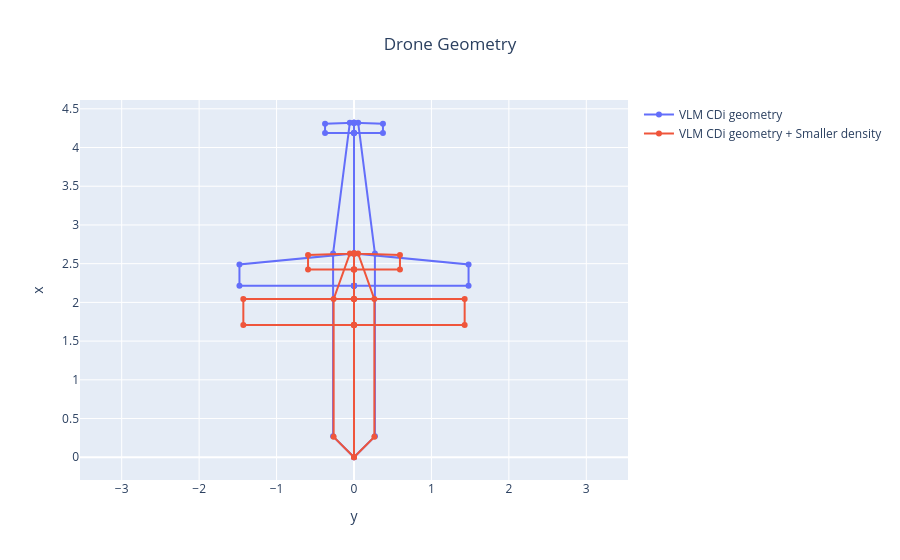

The notebook cell saved with this chart:
### Markdown cell above
## 3. Analysis and plots

You can now use postprocessing plots to visualize the results of the MDO.

### Code cell
fig = fixedwing_geometry_plot(OUTPUT_FILE,name="VLM CDi geometry")
# fig = fixedwing_geometry_plot(pth.join(WORK_FOLDER_PATH, "problem_outputs.xml"), name="Raymer's CDi geometry",fig=fig)
fig = fixedwing_geometry_plot(pth.join(WORK_FOLDER_PATH, "problem_outputs_FMUC_smaller_density.xml"), name="VLM CDi geometry + Smaller density",fig=fig)
fig.show()

### Figure 1 — Plotly figure (JSON) as saved in the notebook; plotly's stock layout.template omitted (floating-point values rounded to 4 significant figures)
{"data": [{"mode": "lines+markers", "name": "VLM CDi geometry", "type": "scatter", "uid": "4573ac3c-0ace-4927-a714-88eccf38b57b", "x": [0, -0.27, -0.27, -0.054, 0, 0, 0, -1.479, -1.479, 0, 0, 0, 0, -0.3739, -0.3739, 0, 0, 0, 0.27, 0.27, 0.054, 0, 0, 0, 1.479, 1.479, 0, 0, 0, 0, 0.3739, 0.3739, 0, 0], "y": [0, 0.27, 2.632, 4.32, 4.32, 2.216, 2.216, 2.216, 2.49, 2.632, 2.632, 2.216, 4.189, 4.189, 4.307, 4.32, 4.189, 0, 0.27, 2.632, 4.32, 4.32, 2.216, 2.216, 2.216, 2.49, 2.632, 2.632, 2.216, 4.189, 4.189, 4.307, 4.32, 4.189]}, {"mode": "lines+markers", "name": "VLM CDi geometry + Smaller density", "type": "scatter", "uid": "bc29716a-74f7-40a8-b2cb-46e69e8c2cc0", "x": [0, -0.2632, -0.2632, -0.05264, 0, 0, 0, -1.429, -1.429, 0, 0, 0, 0, -0.5935, -0.5935, 0, 0, 0, 0.2632, 0.2632, 0.05264, 0, 0, 0, 1.429, 1.429, 0, 0, 0, 0, 0.5935, 0.5935, 0, 0], "y": [0, 0.2632, 2.043, 2.632, 2.632, 1.708, 1.708, 1.708, 2.043, 2.043, 2.043, 1.708, 2.424, 2.424, 2.611, 2.632, 2.424, 0, 0.2632, 2.043, 2.632, 2.632, 1.708, 1.708, 1.708, 2.043, 2.043, 2.043, 1.708, 2.424, 2.424, 2.611, 2.632, 2.424]}], "layout": {"title": {"text": "Drone Geometry", "x": 0.5}, "xaxis": {"title": {"text": "y"}}, "yaxis": {"scaleanchor": "x", "scaleratio": 1, "title": {"text": "x"}}}}
